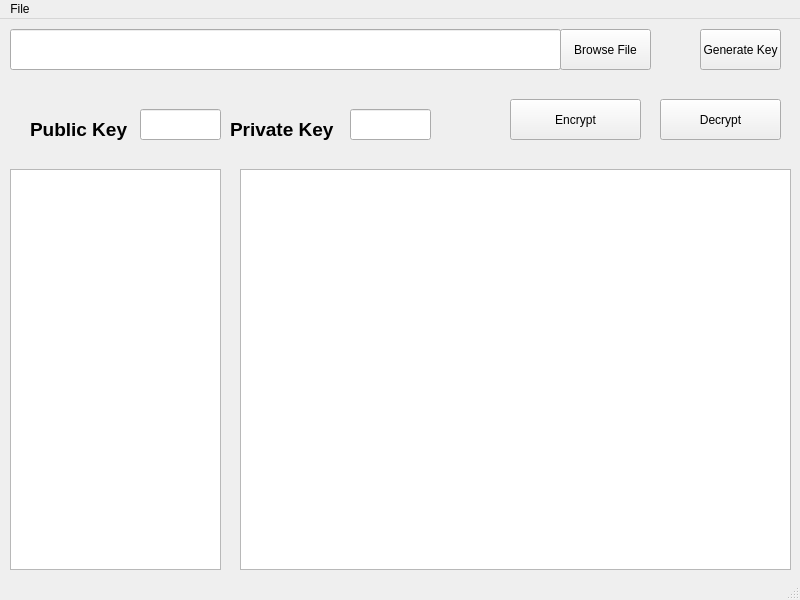
<?xml version="1.0" encoding="UTF-8"?>
<ui version="4.0">
 <class>MainWindow</class>
 <widget class="QMainWindow" name="MainWindow">
  <property name="geometry">
   <rect>
    <x>0</x>
    <y>0</y>
    <width>800</width>
    <height>600</height>
   </rect>
  </property>
  <property name="windowTitle">
   <string>MainWindow</string>
  </property>
  <widget class="QWidget" name="centralwidget">
   <widget class="QListView" name="listView">
    <property name="geometry">
     <rect>
      <x>10</x>
      <y>150</y>
      <width>211</width>
      <height>401</height>
     </rect>
    </property>
   </widget>
   <widget class="QPlainTextEdit" name="plainTextEdit">
    <property name="geometry">
     <rect>
      <x>240</x>
      <y>150</y>
      <width>551</width>
      <height>401</height>
     </rect>
    </property>
   </widget>
   <widget class="QLineEdit" name="lineEdit">
    <property name="geometry">
     <rect>
      <x>10</x>
      <y>10</y>
      <width>551</width>
      <height>41</height>
     </rect>
    </property>
   </widget>
   <widget class="QPushButton" name="pushButton">
    <property name="geometry">
     <rect>
      <x>510</x>
      <y>80</y>
      <width>131</width>
      <height>41</height>
     </rect>
    </property>
    <property name="text">
     <string>Encrypt</string>
    </property>
   </widget>
   <widget class="QPushButton" name="pushButton_2">
    <property name="geometry">
     <rect>
      <x>660</x>
      <y>80</y>
      <width>121</width>
      <height>41</height>
     </rect>
    </property>
    <property name="text">
     <string>Decrypt</string>
    </property>
   </widget>
   <widget class="QLineEdit" name="lineEdit_2">
    <property name="geometry">
     <rect>
      <x>140</x>
      <y>90</y>
      <width>81</width>
      <height>31</height>
     </rect>
    </property>
   </widget>
   <widget class="QLineEdit" name="lineEdit_3">
    <property name="geometry">
     <rect>
      <x>350</x>
      <y>90</y>
      <width>81</width>
      <height>31</height>
     </rect>
    </property>
   </widget>
   <widget class="QLabel" name="label">
    <property name="geometry">
     <rect>
      <x>30</x>
      <y>100</y>
      <width>101</width>
      <height>21</height>
     </rect>
    </property>
    <property name="font">
     <font>
      <pointsize>14</pointsize>
      <weight>75</weight>
      <bold>true</bold>
     </font>
    </property>
    <property name="text">
     <string>Public Key</string>
    </property>
   </widget>
   <widget class="QLabel" name="label_2">
    <property name="geometry">
     <rect>
      <x>230</x>
      <y>100</y>
      <width>111</width>
      <height>21</height>
     </rect>
    </property>
    <property name="font">
     <font>
      <pointsize>14</pointsize>
      <weight>75</weight>
      <bold>true</bold>
     </font>
    </property>
    <property name="text">
     <string>Private Key</string>
    </property>
   </widget>
   <widget class="QPushButton" name="pushButton_3">
    <property name="geometry">
     <rect>
      <x>700</x>
      <y>10</y>
      <width>81</width>
      <height>41</height>
     </rect>
    </property>
    <property name="text">
     <string>Generate Key</string>
    </property>
   </widget>
   <widget class="QPushButton" name="pushButton_4">
    <property name="geometry">
     <rect>
      <x>560</x>
      <y>10</y>
      <width>91</width>
      <height>41</height>
     </rect>
    </property>
    <property name="text">
     <string>Browse File</string>
    </property>
   </widget>
  </widget>
  <widget class="QMenuBar" name="menubar">
   <property name="geometry">
    <rect>
     <x>0</x>
     <y>0</y>
     <width>800</width>
     <height>21</height>
    </rect>
   </property>
   <widget class="QMenu" name="menuFile">
    <property name="title">
     <string>File</string>
    </property>
    <addaction name="actionOpen"/>
   </widget>
   <addaction name="menuFile"/>
  </widget>
  <widget class="QStatusBar" name="statusbar"/>
  <action name="actionOpen">
   <property name="text">
    <string>Open</string>
   </property>
  </action>
 </widget>
 <resources/>
 <connections/>
</ui>
